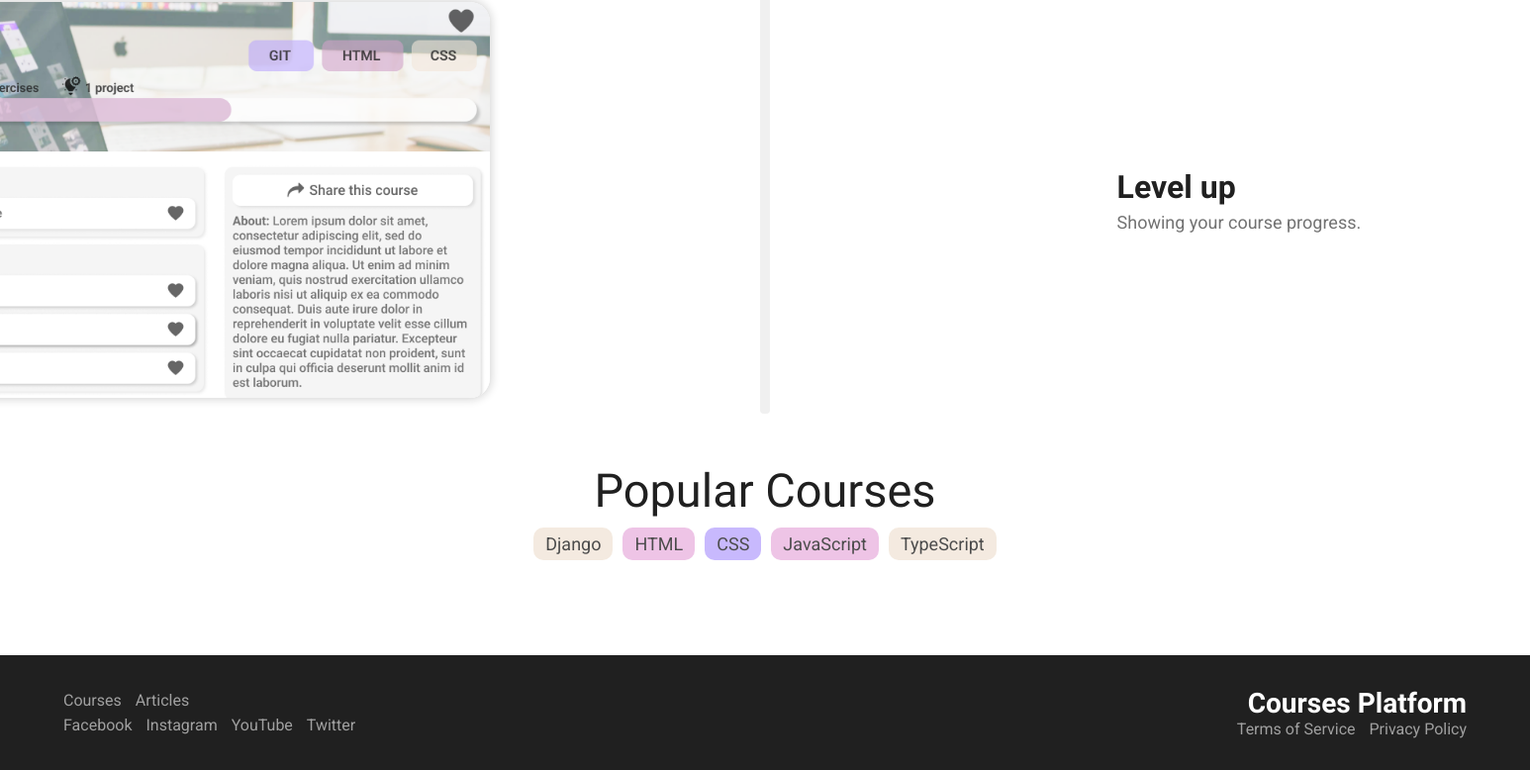
The app's page / (lower part), older data.
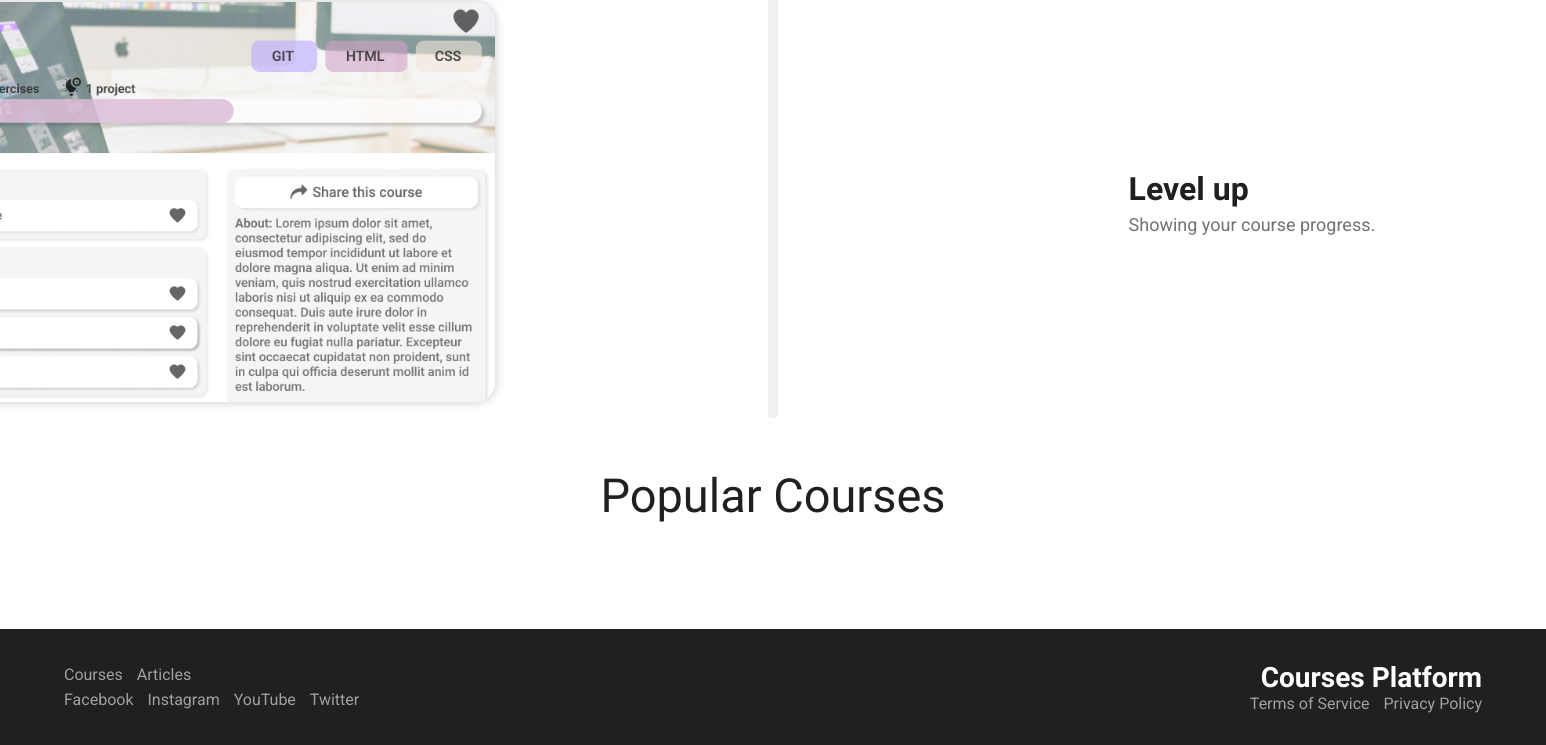
The same page, newer data.
### course/models.py (models this page shows, shortened)
class Tag(models.Model):
    name = models.CharField(max_length=100)

### user/views/main.py (the view)
# urls.py: path('', main.dashboard, name='dashboard'),
def dashboard(request):
    if request.user.is_authenticated:
        courses_before_3 = request.user.users_who_completed_course.all()[:3]
        courses_after_3 = request.user.users_who_completed_course.all()[3:]
        context = {
            'courses_before_3': courses_before_3,
            'courses_after_3': courses_after_3,
        }
        return render(request, 'auth/dashboard.html', context)
    else:
        tags = Tag.objects.filter(course__isnull=False).distinct()
        return render(request, 'auth/index.html', {
            'tags': tags,
        })

### user/templates/auth/index.html (shortened to what this page needs)
{% include 'main.html' %}
{% block title %}
    <link rel="stylesheet" href="/static/css/index.css">
{% endblock title %}
{% block content %}
<div class="content">
    <div class="about">
        <div class="about__content">
            <div class="about__content__line">
            </div>
            <div class="about__content__left">
                <div class="card card3">
                    <img src="/static/media/index/image2.png" alt="image 3">
                </div>
                <div class="card__desc">
                    <h2>Level up</h2>
                    <p>Showing your course progress.</p>
                </div>
            </div>
        </div>
    </div>
</div>
<div class="collection">
    <div class="title">Popular Courses</div>
   <div class="collection__titles">
    {% for tag in tags %}
        <div class="tag" style="background-color: {% if forloop.counter|divisibleby:3 %}#BBA8FD{% elif forloop.counter|divisibleby:2 %}#EAB6E1{% else %}#F2E6D9{% endif %}">
            {{ tag.name }}
        </div>
    {% endfor %}
   </div>
   <div class="page__content__courses" id='ShowAllCourses'></div>
</div>
<footer class="footer">
    <div class="footer__left">
        <div class="">
            <a href="/courses">Courses</a>
            <a href="/articles">Articles</a>
        </div>
        <div class="">
            <a href="">Facebook</a>
            <a href="">Instagram</a>
            <a href="">YouTube</a>
            <a href="">Twitter</a>
        </div>
    </div>
    <div class="footer__right">
        <div class="">
            <h2>Courses Platform</h2>
        </div>
        <div class="">
            <a href="/terms-of-service">Terms of Service</a>
            <a href="/privacy-policy">Privacy Policy</a>
        </div>
    </div>
</footer>
{% endblock content %}

Row changes from the older to the newer data that the page shows:
removed Tag: name "Django"
removed Tag: name "HTML"
removed Tag: name "CSS"
removed Tag: name "JavaScript"
removed Tag: name "TypeScript"
